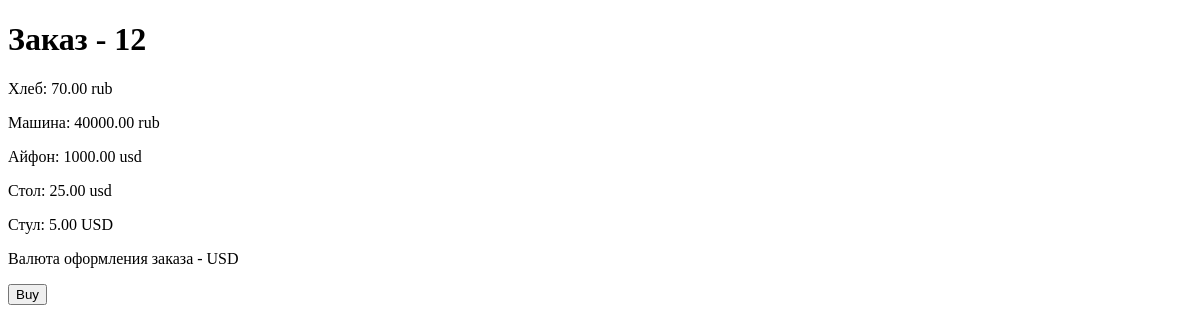
/orders/12/, run on an earlier commit of the app's database.
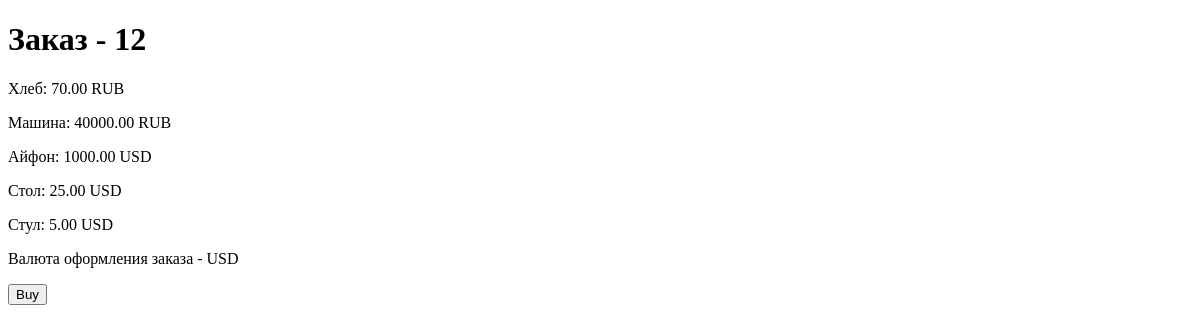
And on a later commit of the database.
### OrdersApp/models.py (models this page shows, shortened)
class Order(models.Model):
    items = models.ManyToManyField(Item, verbose_name='Предметы в заказе')
    currency = models.CharField(max_length=3, choices=currency_choice, verbose_name='Валюта оформления заказа')
    discounts = models.ManyToManyField(Discount, verbose_name='Купоны', blank=True)
    taxes = models.ManyToManyField(Tax, verbose_name='Налоги', blank=True)

class Item(models.Model):
    name = models.CharField(max_length=128, verbose_name='Название продукта', null=False, blank=False)
    description = models.TextField(verbose_name='Описание продукта')
    price = models.DecimalField(verbose_name='Цена', max_digits=12, decimal_places=2, validators=[MinValueValidator(0)],
                                null=False, blank=False)
    currency = models.CharField(max_length=3, choices=currency_choice)

### OrdersApp/views.py (the view)
# urls.py: path('orders/<int:order_id>/', OrderView.as_view(), name='order'),
class OrderView(DetailView):
    model = Order
    pk_url_kwarg = 'order_id'
    context_object_name = 'order'
    template_name = 'order/order_buy.html'
    def get_object(self, queryset=None):
        return Order.objects.prefetch_related("items").get(id=self.kwargs[self.pk_url_kwarg])

### templates/order/order_buy.html (shortened to what this page needs)
<!DOCTYPE html>
<html lang="en">
<head>
</head>
<body>
<h1> Заказ - {{ order.pk }}</h1>
{% for item in order.items.all %}
    <p>{{ item.name }}: {{ item.price }} {{ item.currency }}</p>
{% endfor %}
<p>Валюта оформления заказа - {{ order.currency }}</p>
<button id="buy-button">Buy</button>
</body>
</html>

What changed in the data, as far as the page shows it:
changed Item "Хлеб": currency "rub" → "RUB"
changed Item "Машина": currency "rub" → "RUB"
changed Item "Айфон": currency "usd" → "USD"
changed Item "Стол": currency "usd" → "USD"
